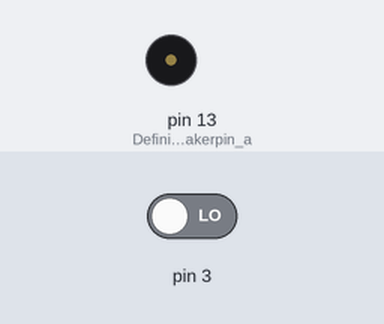
This sketch was run on a simulated Arduino Uno, built with avr-gcc and run on an emulated ATmega328P. Parts: buzzer (waves = sounding, pin HIGH). The test bench sets the inputs (shaded band); at power-on: pin 3 LOW.

Above: at 1.2 s.
1.3 s: pin 3 driven HIGH
At 2.1 s:
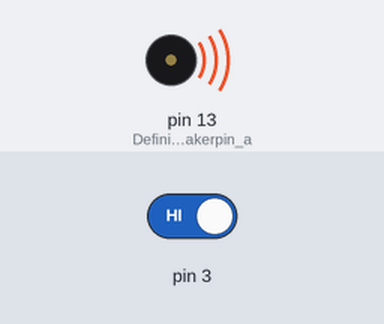
4.3 s: pin 3 driven LOW
Timing chart, 0 to 7.3 s (numbered marks = the images above; inputs shaded):
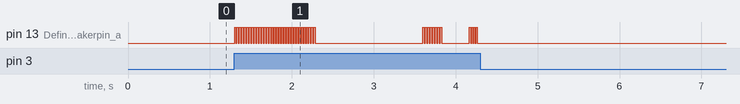

Measured:
- after the input at 4.3 s, pin 13 (Defining_the_speakerpin_a): stops changing and stays LOW

The sketch:

Musikspelare.ino
```cpp
#define NOTE_B0  31       //Defining all the notes that can be used to play
#define NOTE_C1  33
#define NOTE_CS1 35
#define NOTE_D1  37
#define NOTE_DS1 39
#define NOTE_E1  41
#define NOTE_F1  44
#define NOTE_FS1 46
#define NOTE_G1  49
#define NOTE_GS1 52
#define NOTE_A1  55
#define NOTE_AS1 58
#define NOTE_B1  62
#define NOTE_C2  65
#define NOTE_CS2 69
#define NOTE_D2  73
#define NOTE_DS2 78
#define NOTE_E2  82
#define NOTE_F2  87
#define NOTE_FS2 93
#define NOTE_G2  98
#define NOTE_GS2 104
#define NOTE_A2  110
#define NOTE_AS2 117
#define NOTE_B2  123
#define NOTE_C3  131
#define NOTE_CS3 139
#define NOTE_D3  147
#define NOTE_DS3 156
#define NOTE_E3  165
#define NOTE_F3  175
#define NOTE_FS3 185
#define NOTE_G3  196
#define NOTE_GS3 208
#define NOTE_A3  220
#define NOTE_AS3 233
#define NOTE_B3  247
#define NOTE_C4  262
#define NOTE_CS4 277
#define NOTE_D4  294
#define NOTE_DS4 311
#define NOTE_E4  330
#define NOTE_F4  349
#define NOTE_FS4 370
#define NOTE_G4  392
#define NOTE_GS4 415
#define NOTE_A4  440
#define NOTE_AS4 466
#define NOTE_B4  494
#define NOTE_C5  523
#define NOTE_CS5 554
#define NOTE_D5  587
#define NOTE_DS5 622
#define NOTE_E5  659
#define NOTE_F5  698
#define NOTE_FS5 740
#define NOTE_G5  784
#define NOTE_GS5 831
#define NOTE_A5  880
#define NOTE_AS5 932
#define NOTE_B5  988
#define NOTE_C6  1047
#define NOTE_CS6 1109
#define NOTE_D6  1175
#define NOTE_DS6 1245
#define NOTE_E6  1319
#define NOTE_F6  1397
#define NOTE_FS6 1480
#define NOTE_G6  1568
#define NOTE_GS6 1661
#define NOTE_A6  1760
#define NOTE_AS6 1865
#define NOTE_B6  1976
#define NOTE_C7  2093
#define NOTE_CS7 2217
#define NOTE_D7  2349
#define NOTE_DS7 2489
#define NOTE_E7  2637
#define NOTE_F7  2794
#define NOTE_FS7 2960
#define NOTE_G7  3136
#define NOTE_GS7 3322
#define NOTE_A7  3520
#define NOTE_AS7 3729
#define NOTE_B7  3951
#define NOTE_C8  4186
#define NOTE_CS8 4435
#define NOTE_D8  4699
#define NOTE_DS8 4978

#define Speaker 13      //Defining the name of the pin where the speaker is mounted

int melody[] = {        //Defining the list of notes to be played the JAWS theme
  NOTE_C1,
  NOTE_C1, NOTE_D1, 0, 0,
  NOTE_C1, NOTE_D1, NOTE_C1, 0,
  0,
  NOTE_C1, NOTE_D1, 0, NOTE_C1, NOTE_D1, 0,     //Each line is one clock distance in the melody of the JAWS theme
  NOTE_C1, NOTE_D1, 0, NOTE_C1, NOTE_D1, 0,
  NOTE_C1, NOTE_D1, NOTE_C1, NOTE_D1, NOTE_C1, NOTE_D1, NOTE_C1, NOTE_D1,
  NOTE_C1, NOTE_D1, NOTE_B0, NOTE_C1, NOTE_C1, NOTE_D1, NOTE_B0, NOTE_C1,
  NOTE_C1, NOTE_D1, NOTE_C1, NOTE_D1, NOTE_C1, NOTE_D1, NOTE_C1, NOTE_D1,
  NOTE_C1, NOTE_D1, NOTE_B0, NOTE_C1, NOTE_C1, NOTE_D1, NOTE_B0, NOTE_C1,
  NOTE_C4, NOTE_E4, NOTE_AS4, NOTE_D1, NOTE_C1, NOTE_D1,
  NOTE_C1, NOTE_C2, NOTE_C1, NOTE_D1, NOTE_C1, NOTE_D1, NOTE_C2, NOTE_D1,
  NOTE_C1, NOTE_D1, NOTE_B0, NOTE_C1, NOTE_C1, NOTE_D1, NOTE_B0, NOTE_C1,
  NOTE_C1, NOTE_D1, NOTE_C4, NOTE_E4, NOTE_AS5, NOTE_D4, NOTE_F4, NOTE_B5, NOTE_C1, NOTE_C4, NOTE_E4,
  NOTE_AS5, NOTE_AS5, NOTE_B5, NOTE_G4, NOTE_C4, NOTE_B4, NOTE_B4, NOTE_D1, 0, 0
};

int tempo[] = {       //Defining the lengths of the values where each number is the denominator in a fraction of the clock distance
  1, 4, 8, 6, 4, 4, 4, 8, 8, 1, 4, 8, 8, 4, 8, 8, 4, 8, 8, 4, 8, 8,
  8, 8, 8, 8, 8, 8, 8, 8, 8, 8, 8, 8, 8, 8, 8, 8, 8, 8, 8, 8, 8, 8, 8, 8, 8, 8, 8, 8, 8, 8, 8, 8, 16, 16, 2, 8, 8, 8,
  8, 8, 8, 8, 8, 8, 8, 8, 8, 8, 8, 8, 8, 8, 8, 8, 8, 8, 16, 16, 8, 16, 16, 16, 16, 16, 16, 4, 8, 16, 16, 16, 4, 16, 8, 1, 1
};

void setup(void)
{
  pinMode(13, OUTPUT); //Defining the speakerpin as an output
  Serial.begin(9600);  //Initializing a serial monitor on the comunication port used to comunicating with the Arduino UNO

}
void loop()
{
  int Music = digitalRead(3);   //Reading when the music is to be plyed controlled by the website via the MQTT-broker and the NodeMCU
  if (Music == 1) {             //If it´s 1 it starts to play the melody
    sing(1);
  }
}
int song = 0;

void sing(int s) {
  song = s;
  int size = sizeof(melody) / sizeof(int);    //Calculating the number of notes to be played
  for (int thisNote = 0; thisNote < size; thisNote++) {     //Reapeating the loop as long as the total number of notes is bigger than the notes played
    if (digitalRead(3) == 0) {      //if the signal from the Node turns of it stops playing
      break;
    }
    else {
      int Notelength = 1000 / tempo[thisNote];    //Calculating the length of each note
      buzz(Speaker, melody[thisNote], Notelength);    //Plays the note
      int Paus = Notelength * 1.30;    //Adding a pause between the notes to distinguish each note clear
      delay(Paus);
      buzz(Speaker, 0, Notelength);   //Stops playing the note and starts playing the next note
    }
  }
}

void buzz(int targetPin, long frequency, long length) {     //defining the sent values from the sing loop with different names
  long delayValue = 1000000 / frequency / 2; // calculate the delay value between transitions for playing the correct note
  long numCycles = frequency * length / 1000; // calculate the number of cycles to be played for the note length
  for (long i = 0; i < numCycles; i++) { //repeating the loop until the max number of cycles to be played is reached
    digitalWrite(targetPin, HIGH); // write the speaker pin high
    delayMicroseconds(delayValue); // wait for the calculated delay value
    digitalWrite(targetPin, LOW); // write the buzzer pin low
    delayMicroseconds(delayValue); // wait again or the calculated delay value
  }
}
```
